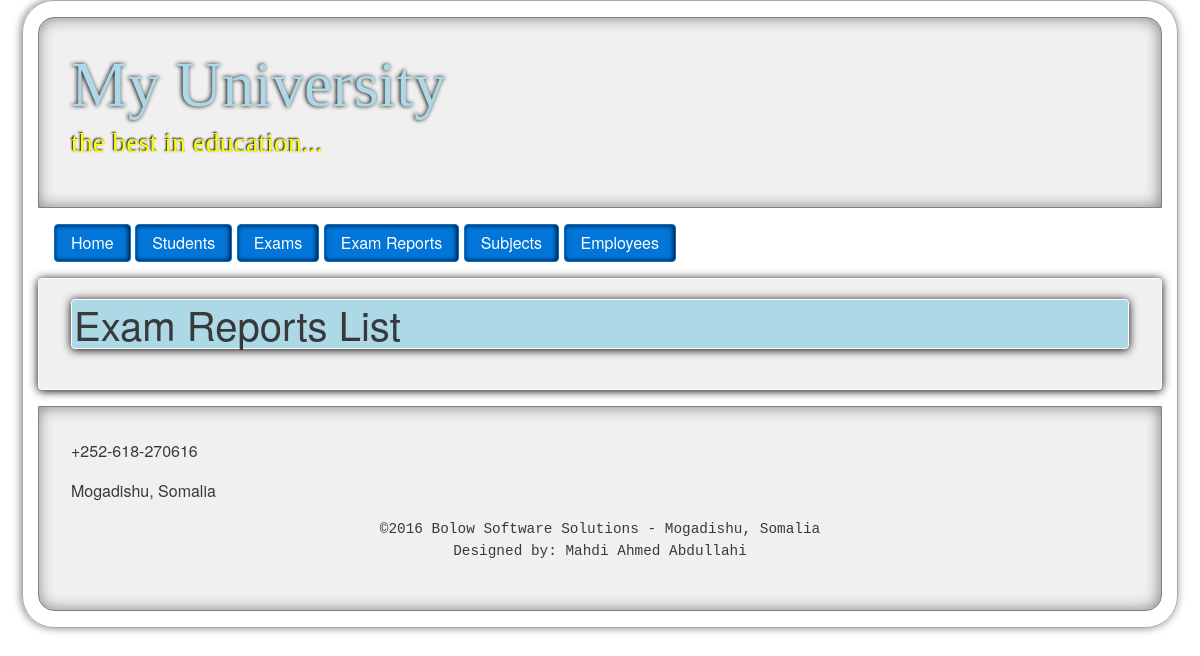
Before: /cms/exam_reports/ with the older database file.
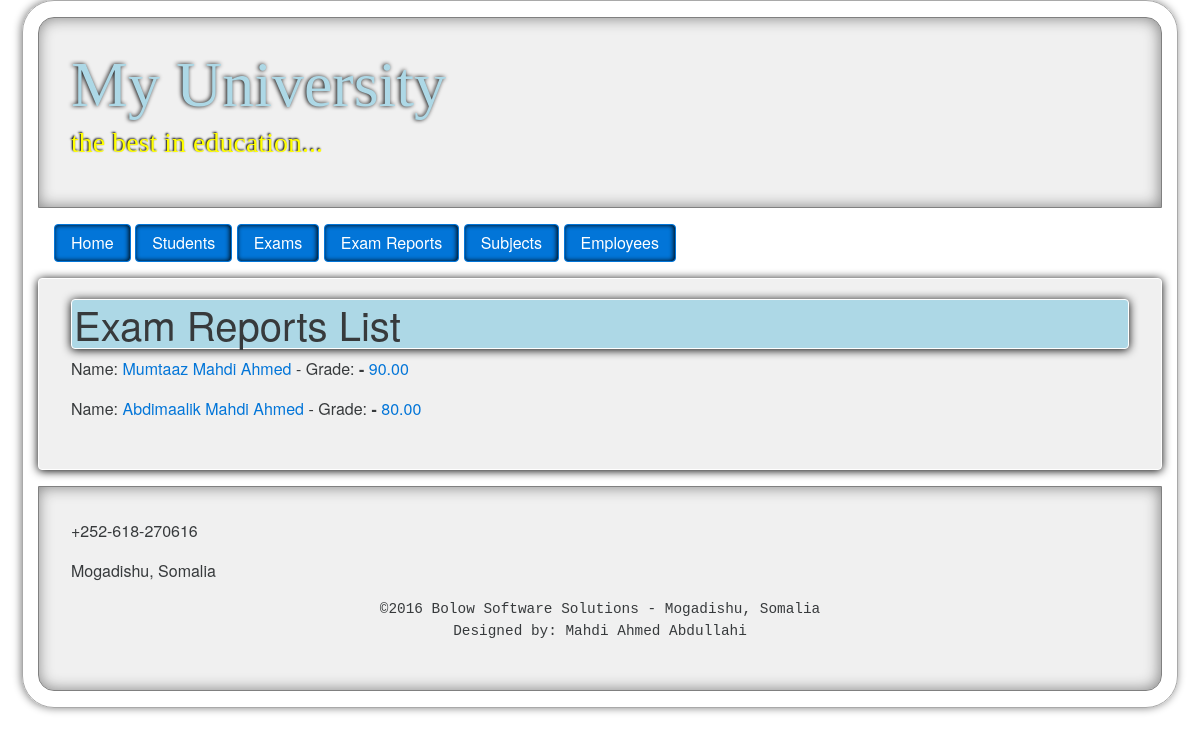
After: the same page with the newer database file.
### university/models.py (models this page shows)
class ExamReport(models.Model):
    exam = models.ForeignKey(Exam)
    subject = models.ForeignKey(Subject)
    student = models.ForeignKey(Student)
    grade = models.DecimalField(decimal_places=2, max_digits=5, default=0.0)
    note = models.TextField()
    def __str__(self):
        return str(self.grade)

class Student(models.Model):
    first_name = models.CharField(max_length=30)
    middle_name = models.CharField(max_length=30)
    last_name = models.CharField(max_length=30)
    DateOfBirth = models.DateField()
    address = models.TextField(default=None)
    phone = models.CharField(max_length=30)
    guardian = models.CharField(max_length=50)
    guardian_phone = models.CharField(max_length=30)
    status = models.BooleanField(default=False)
    registered = models.DateField(default = timezone.now)
    registered_by = models.ForeignKey(User)
    classroom = models.ForeignKey(Classroom)
    last_updated = models.DateTimeField(default=timezone.now)
    def __str__(self):
        return self.first_name + " " + self.middle_name + " " + self.last_name

### university/views.py (the view)
def exam_reports_list(request):
    exam_reports = ExamReport.objects.all()
    return render(request, 'exam/exam_reports_list.html', {'exam_reports':exam_reports,'settings':settings})

### university/templates/exam/exam_reports_list.html
{% extends 'university/layout.html' %}
{% block content %}
<h1>Exam Reports List</h1>
{% for exam_report in exam_reports %}
	<p>Name: </b><a href="{%	url	"student_profile"	pk=exam_report.pk	%}">{{ exam_report.student }}</b></a>  - Grade: <b>{{ exam_reports.pk }} - </b><a href="{%	url	"exam_report_details"	pk=exam_report.pk	%}">{{ exam_report }}</a></p>
{% endfor %}
{% endblock %}

Changed rows visible on the page:
added ExamReport: student "Mumtaaz Mahdi Ahmed", grade "90.00"
added ExamReport: student "Abdimaalik Mahdi Ahmed", grade "80.00"
